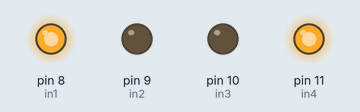
This sketch was run on a simulated Arduino Uno, built with avr-gcc and run on an emulated ATmega328P. Shown: output pins drawn as LEDs (lit = HIGH).

Above: at 0.1 s.
Timing chart, 0 to 1.6 s (numbered marks = the images above):
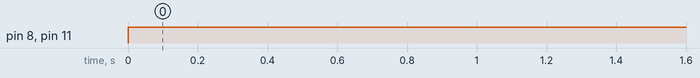

Measured:
- by itself, pin 8 (in1), pin 11 (in4): LOW → HIGH at 0.00 s

The sketch:

blinkingtest.ino
```cpp
int in1=8;
int in2=9;
int in3=10;
int in4=11;
String predir;
int steerspeedpin=7;
String dir;
void setup(){
  pinMode(in1,OUTPUT);
  pinMode(in2,OUTPUT);
  pinMode(in3,OUTPUT);
  pinMode(in4,OUTPUT);
  Serial.begin(9600);
}

void loop(){
      digitalWrite(in1,HIGH);
      digitalWrite(in2,LOW);
      digitalWrite(in3,LOW );
      digitalWrite(in4,HIGH);
}
```
